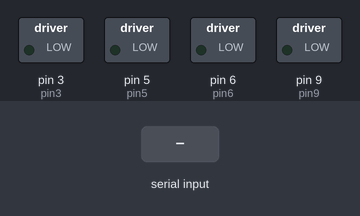
The sketch below on a simulated Arduino Uno, built with avr-gcc and run on an emulated ATmega328P. Shown: switched loads named in the sketch (green lamp = pin HIGH). The test bench sets the inputs (shaded band).

Above: at 1.2 s.
1.3 s: "F" received over Serial
At 2.0 s:
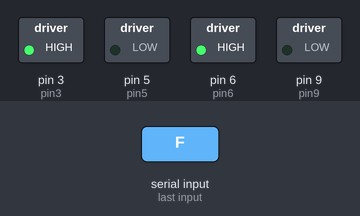
2.8 s: "B" received over Serial
At 3.1 s:
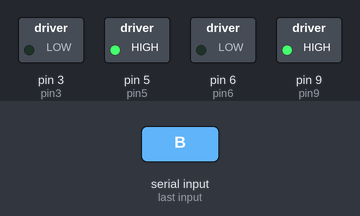
4.3 s: "L" received over Serial
At 5.5 s:
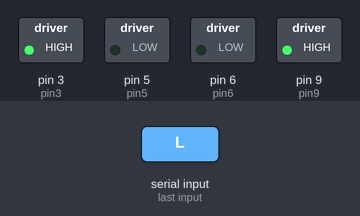
5.8 s: "R" received over Serial
At 6.6 s:
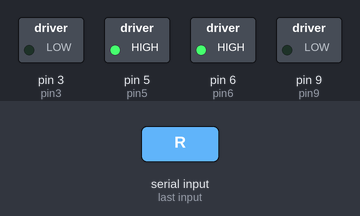
7.3 s: "S" received over Serial
At 7.7 s:
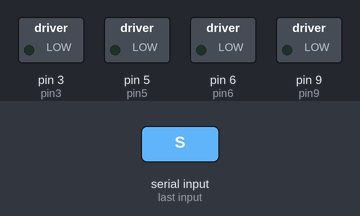
Timing chart, 0 to 9.8 s (numbered marks = the images above; inputs shaded):
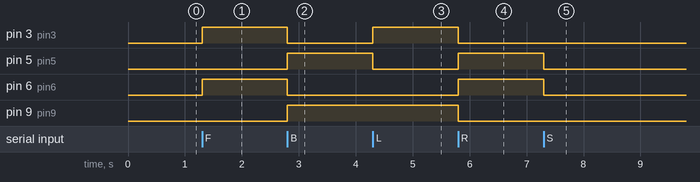

The sketch:

Blink.ino
```cpp
int pin6=6;//B2-motor forward right
int pin9=9;//B1-motor reversr right
int pin3=3;//A2-motor forward left
int pin5=5;//A1-motor reverse left
char BluetoothData;
void setup() {
pinMode(pin6,OUTPUT);
pinMode(pin9,OUTPUT);
pinMode(pin3,OUTPUT);
pinMode(pin5,OUTPUT);
Serial.begin(9600);
}
void loop() {
while (Serial.available()){
BluetoothData=Serial.read();
if(BluetoothData=='F')//FORWARD MOTION
{
digitalWrite(pin6,HIGH);
digitalWrite(pin9,LOW);
digitalWrite(pin3,HIGH);
digitalWrite(pin5,LOW);
}
if(BluetoothData=='B')//BACK MOTION
{
digitalWrite(pin6,LOW);
digitalWrite(pin9,HIGH);
digitalWrite(pin3,LOW);
digitalWrite(pin5,HIGH);
}
if(BluetoothData=='L')//LEFT MOTION
{
digitalWrite(pin6,LOW);
digitalWrite(pin9,HIGH);
digitalWrite(pin3,HIGH);
digitalWrite(pin5,LOW);
}
if (BluetoothData=='R')//RIGHT MOTION
{
digitalWrite(pin6,HIGH);
digitalWrite(pin9,LOW);
digitalWrite(pin3,LOW);
digitalWrite(pin5,HIGH);
}
if(BluetoothData=='S')
{
digitalWrite(pin6,LOW);
digitalWrite(pin9,LOW);
digitalWrite(pin3,LOW);
digitalWrite(pin5,LOW);
}
}
}
```

Measured:
- after the input at 1.3 s, pin 3 (pin3), pin 6 (pin6): LOW → HIGH at once
- after the input at 2.8 s, pin 3 (pin3), pin 6 (pin6): HIGH → LOW at once; pin 5 (pin5), pin 9 (pin9): LOW → HIGH at once
- after the input at 4.3 s, pin 3 (pin3): LOW → HIGH at once; pin 5 (pin5): HIGH → LOW at once
- after the input at 5.8 s, pin 3 (pin3), pin 9 (pin9): HIGH → LOW at once; pin 5 (pin5), pin 6 (pin6): LOW → HIGH at once
- after the input at 7.3 s, pin 5 (pin5), pin 6 (pin6): HIGH → LOW at once
